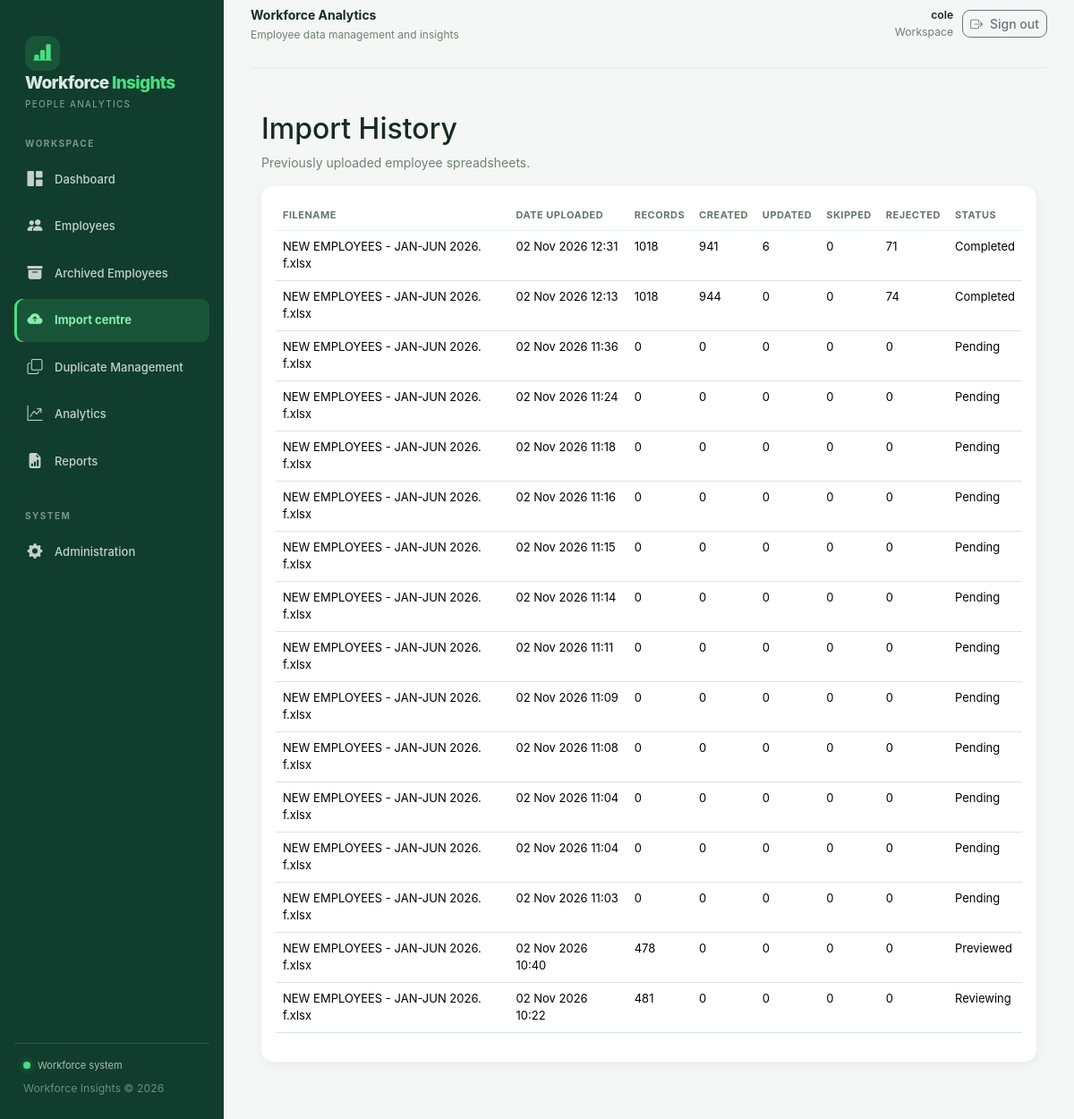
/imports/history/ (signed in), run on the app's committed database.
### apps/imports/models.py (models this page shows, shortened)
class ImportBatch(models.Model):
    STATUS_CHOICES = [
        ("pending", "Pending"),
        ("previewed", "Previewed"),
        ("reviewing", "Reviewing"),
        ("processing", "Processing"),
        ("completed", "Completed"),
        ("failed", "Failed"),
    ]
    IMPORT_MODE_CHOICES = [
        ("add_only", "Add new employees only"),
        ("update_existing", "Update existing employees"),
        ("add_update", "Add new and update existing employees"),
    ]
    filename = models.CharField(max_length=255)
    uploaded_file = models.FileField(
        upload_to="imports/%Y/%m/"
    )
    uploaded_at = models.DateTimeField(auto_now_add=True)
    import_mode = models.CharField(
        max_length=30,
        choices=IMPORT_MODE_CHOICES,
        default="add_update",
    )
    selected_sheets = models.JSONField(default=list, blank=True)
    detected_headers = models.JSONField(default=dict, blank=True)
    total_rows = models.PositiveIntegerField(default=0)
    created_count = models.PositiveIntegerField(default=0)
    updated_count = models.PositiveIntegerField(default=0)
    skipped_count = models.PositiveIntegerField(default=0)
    rejected_count = models.PositiveIntegerField(default=0)
    status = models.CharField(
        max_length=20,
        choices=STATUS_CHOICES,
        default="pending",
    )

### apps/imports/views.py (the view)
@login_required
def import_history(request):
    batches = ImportBatch.objects.order_by("-uploaded_at")
    return render(
        request,
        "imports/history.html",
        {"batches": batches},
    )

### templates/imports/history.html
{% extends "base.html" %}
{% block content %}
<div class="container-fluid py-4">
    <h2>Import History</h2>
    <p class="text-muted">Previously uploaded employee spreadsheets.</p>
    <div class="card border-0 shadow-sm">
        <div class="card-body">
            <div class="table-responsive">
                <table class="table table-hover">
                    <thead>
                        <tr>
                            <th>Filename</th>
                            <th>Date uploaded</th>
                            <th>Records</th>
                            <th>Created</th>
                            <th>Updated</th>
                            <th>Skipped</th>
                            <th>Rejected</th>
                            <th>Status</th>
                        </tr>
                    </thead>
                    <tbody>
                        {% for batch in batches %}
                        <tr>
                            <td>{{ batch.filename }}</td>
                            <td>{{ batch.uploaded_at|date:"d M Y H:i" }}</td>
                            <td>{{ batch.total_rows }}</td>
                            <td>{{ batch.created_count }}</td>
                            <td>{{ batch.updated_count }}</td>
                            <td>{{ batch.skipped_count }}</td>
                            <td>{{ batch.rejected_count }}</td>
                            <td>{{ batch.get_status_display }}</td>
                        </tr>
                        {% empty %}
                        <tr>
                            <td colspan="8" class="text-center py-4">
                                No imports yet.
                            </td>
                        </tr>
                        {% endfor %}
                    </tbody>
                </table>
            </div>
        </div>
    </div>
</div>
{% endblock %}

### templates/base.html (shortened to what this page needs)
{% load static %}
<!doctype html>
<html lang="en">
<head>
    <link href="https://cdn.jsdelivr.net/npm/bootstrap@5.3.3/dist/css/bootstrap.min.css"
          rel="stylesheet">
    <link rel="stylesheet"
          href="https://cdn.jsdelivr.net/npm/bootstrap-icons@1.11.3/font/bootstrap-icons.min.css">
    <link rel="stylesheet" href="{% static 'css/app.css' %}">
</head>
<body>
<div class="app-shell">
    <aside class="sidebar" id="appSidebar">
        <a href="{% url 'dashboard' %}" class="sidebar-brand">
            <div class="brand-icon">
                <i class="bi bi-bar-chart-line-fill"></i>
            </div>
            <div>
                <div class="brand-name">
                    Workforce <span>Insights</span>
                </div>
                <span class="brand-caption">People analytics</span>
            </div>
        </a>
        <div class="nav-section">WORKSPACE</div>
        <nav class="sidebar-nav">
            <a href="{% url 'dashboard' %}"
               class="sidebar-link {% if request.path == '/' %}active{% endif %}">
                <i class="bi bi-grid-1x2-fill"></i>
                <span>Dashboard</span>
            </a>
            <a href="{% url 'employee_list' %}"
               class="sidebar-link ">
                <i class="bi bi-people-fill"></i>
                <span>Employees</span>
            </a>
            <a href="{% url 'archived_employee_list' %}"
               class="sidebar-link {% if request.resolver_match.url_name == 'archived_employee_list' %}active{% endif %}">
                <i class="bi bi-archive-fill"></i>
                <span>Archived Employees</span>
            </a>
            <a href="{% url 'imports:upload' %}"
               class="sidebar-link {% if request.resolver_match.app_name == 'imports' %}active{% endif %}">
                <i class="bi bi-cloud-arrow-up-fill"></i>
                <span>Import centre</span>
            </a>
            <a href="{% url 'duplicates:dashboard' %}"
               class="sidebar-link {% if request.resolver_match.app_name == 'duplicates' %}active{% endif %}">
                <i class="bi bi-copy"></i>
                <span>Duplicate Management</span>
            </a>
            <a href="/analytics/"
               class="sidebar-link {% if request.path|slice:':11' == '/analytics/' %}active{% endif %}">
                <i class="bi bi-graph-up-arrow"></i>
                <span>Analytics</span>
            </a>
            <a href="/reports/"
               class="sidebar-link {% if request.path|slice:':9' == '/reports/' %}active{% endif %}">
                <i class="bi bi-file-earmark-bar-graph-fill"></i>
                <span>Reports</span>
            </a>
        </nav>
        <div class="nav-section mt-3">SYSTEM</div>
        <nav class="sidebar-nav">
            <a href="/admin/" class="sidebar-link">
                <i class="bi bi-gear-fill"></i>
                <span>Administration</span>
            </a>
        </nav>
        <div class="sidebar-footer">
            <div class="system-status">
                <span class="status-dot"></span>
                <span>Workforce system</span>
            </div>
            <div class="small mt-2" style="color:rgba(255,255,255,.4)">
                Workforce Insights &copy; {% now "Y" %}
            </div>
        </div>
    </aside>
    <main class="main-content">
        <header class="topbar">
            <div class="d-flex align-items-center gap-3">
                <div>
                    <div class="topbar-title">
                        {% block header_title %}Workforce Analytics{% endblock %}
                    </div>
                    <div class="topbar-subtitle">
                        {% block header_subtitle %}
                            Employee data management and insights
                        {% endblock %}
                    </div>
                </div>
            </div>
            <div class="topbar-actions">
                <div class="d-none d-md-block text-end">
                    <div class="small fw-semibold">
                        {{ request.user.get_full_name|default:request.user.username }}
                    </div>
                    <div class="small text-muted">
                        Workspace
                    </div>
                </div>
                <form method="post" action="{% url 'logout' %}">
                    <button type="submit"
                            class="btn btn-outline-secondary btn-sm">
                        <i class="bi bi-box-arrow-right me-1"></i>
                        <span class="d-none d-sm-inline">Sign out</span>
                    </button>
                </form>
            </div>
        </header>
        {% block content %}{% endblock %}
    </main>
</div>
</body>
</html>

### static/css/app.css (style rules this page uses)
:root { --green:#176b45;--green-dark:#104d34;--ink:#17251e;--muted:#718078;--line:#e7eee9;--bg:#f5f8f6 }
* { box-sizing:border-box }
body { margin:0;background:var(--bg);color:var(--ink);font-family:Inter,system-ui,-apple-system,Segoe UI,sans-serif }
.app-shell { display:flex;min-height:100vh }
.sidebar { width:245px;background:#123d2c;color:#fff;padding:26px 18px;flex-shrink:0 }
.sidebar>a:not(.brand) { display:block;padding:11px 12px;margin:4px 0;border-radius:9px;color:#dcebe2;text-decoration:none;font-size:14px }
.main-content { flex:1;min-width:0;padding:28px 34px }
.topbar { display:flex;justify-content:space-between;align-items:center;padding-bottom:22px;border-bottom:1px solid var(--line);margin-bottom:28px }
.table { font-size:13px }
.table thead th { color:#718078;font-weight:600;font-size:11px;text-transform:uppercase;letter-spacing:.5px;border-bottom-color:var(--line) }

### data on the page
ImportBatch: filename "NEW EMPLOYEES - JAN-JUN 2026. f.xlsx", uploaded_at "02 Nov 2026 12:31", total_rows "1018", created_count "941", updated_count "6", skipped_count "0", rejected_count "71", status "Completed"
ImportBatch: filename "NEW EMPLOYEES - JAN-JUN 2026. f.xlsx", uploaded_at "02 Nov 2026 12:13", total_rows "1018", created_count "944", updated_count "0", skipped_count "0", rejected_count "74", status "Completed"
ImportBatch: filename "NEW EMPLOYEES - JAN-JUN 2026. f.xlsx", uploaded_at "02 Nov 2026 11:36", total_rows "0", created_count "0", updated_count "0", skipped_count "0", rejected_count "0", status "Pending"
ImportBatch: filename "NEW EMPLOYEES - JAN-JUN 2026. f.xlsx", uploaded_at "02 Nov 2026 11:24", total_rows "0", created_count "0", updated_count "0", skipped_count "0", rejected_count "0", status "Pending"
ImportBatch: filename "NEW EMPLOYEES - JAN-JUN 2026. f.xlsx", uploaded_at "02 Nov 2026 11:18", total_rows "0", created_count "0", updated_count "0", skipped_count "0", rejected_count "0", status "Pending"
ImportBatch: filename "NEW EMPLOYEES - JAN-JUN 2026. f.xlsx", uploaded_at "02 Nov 2026 11:16", total_rows "0", created_count "0", updated_count "0", skipped_count "0", rejected_count "0", status "Pending"
ImportBatch: filename "NEW EMPLOYEES - JAN-JUN 2026. f.xlsx", uploaded_at "02 Nov 2026 11:15", total_rows "0", created_count "0", updated_count "0", skipped_count "0", rejected_count "0", status "Pending"
ImportBatch: filename "NEW EMPLOYEES - JAN-JUN 2026. f.xlsx", uploaded_at "02 Nov 2026 11:14", total_rows "0", created_count "0", updated_count "0", skipped_count "0", rejected_count "0", status "Pending"
ImportBatch: filename "NEW EMPLOYEES - JAN-JUN 2026. f.xlsx", uploaded_at "02 Nov 2026 11:11", total_rows "0", created_count "0", updated_count "0", skipped_count "0", rejected_count "0", status "Pending"
ImportBatch: filename "NEW EMPLOYEES - JAN-JUN 2026. f.xlsx", uploaded_at "02 Nov 2026 11:09", total_rows "0", created_count "0", updated_count "0", skipped_count "0", rejected_count "0", status "Pending"
ImportBatch: filename "NEW EMPLOYEES - JAN-JUN 2026. f.xlsx", uploaded_at "02 Nov 2026 11:08", total_rows "0", created_count "0", updated_count "0", skipped_count "0", rejected_count "0", status "Pending"
ImportBatch: filename "NEW EMPLOYEES - JAN-JUN 2026. f.xlsx", uploaded_at "02 Nov 2026 11:04", total_rows "0", created_count "0", updated_count "0", skipped_count "0", rejected_count "0", status "Pending"
ImportBatch: filename "NEW EMPLOYEES - JAN-JUN 2026. f.xlsx", uploaded_at "02 Nov 2026 11:04", total_rows "0", created_count "0", updated_count "0", skipped_count "0", rejected_count "0", status "Pending"
ImportBatch: filename "NEW EMPLOYEES - JAN-JUN 2026. f.xlsx", uploaded_at "02 Nov 2026 11:03", total_rows "0", created_count "0", updated_count "0", skipped_count "0", rejected_count "0", status "Pending"
ImportBatch: filename "NEW EMPLOYEES - JAN-JUN 2026. f.xlsx", uploaded_at "02 Nov 2026 10:40", total_rows "478", created_count "0", updated_count "0", skipped_count "0", rejected_count "0", status "Previewed"
ImportBatch: filename "NEW EMPLOYEES - JAN-JUN 2026. f.xlsx", uploaded_at "02 Nov 2026 10:22", total_rows "481", created_count "0", updated_count "0", skipped_count "0", rejected_count "0", status "Reviewing"

### other printed values
{{ request.user.get_full_name|default:request.user.username }} "cole"
